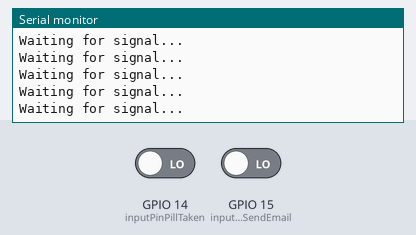
A sketch run on a simulated ESP32. Shown: the last lines printed to the serial monitor. The test bench sets the inputs (shaded band); at power-on: GPIO 15 (inputPinToSendEmail) LOW, GPIO 14 (inputPinPillTaken) LOW. WiFi joins after 1.5 s; servers stay silent unless stated.

Above: at 2.8 s.
2.9 s: GPIO 15 (inputPinToSendEmail) driven HIGH
At 3.7 s:
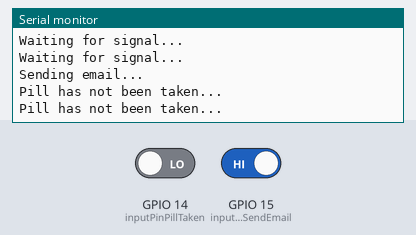
4.4 s: GPIO 14 (inputPinPillTaken) driven HIGH and GPIO 15 (inputPinToSendEmail) driven LOW
7.4 s: GPIO 15 (inputPinToSendEmail) driven HIGH
At 8.9 s:
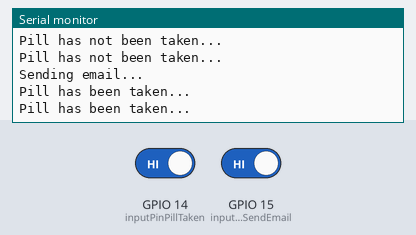

Measured:
- after the input at 2.9 s, the serial monitor: prints a new line at once (image 1)
- after the input at 7.4 s, the serial monitor: prints a new line after 0.51 s (image 2)

The sketch:

ESP32_pillDispenser.ino
```cpp
#include <WiFi.h>
#include <ESP_Mail_Client.h>

#define WIFI_SSID "Meow"
#define WIFI_PASSWORD "Westbajacbajac01!"
#define SMTP_server "smtp.gmail.com"
#define SMTP_Port 465
#define sender_email "carlotest012@gmail.com"
#define sender_password "dkzlekuwgggjuuku"
#define Recipient_email "carlogalacgac98@gmail.com"
#define Recipient_name ""

int inputPinToSendEmail = 15;
int inputPinPillTaken = 14;
SMTPSession smtp;

void setup() {
  Serial.begin(115200);
  pinMode(inputPinToSendEmail, INPUT);
  pinMode(inputPinPillTaken, INPUT);
  Serial.println();
  Serial.print("Connecting...");
  WiFi.begin(WIFI_SSID, WIFI_PASSWORD);

  while (WiFi.status() != WL_CONNECTED) {
    Serial.print(".");
    delay(200);
  }

  Serial.println("");
  Serial.println("WiFi connected.");
  Serial.println("IP address: ");
  Serial.println(WiFi.localIP());
  Serial.println();
}

void sendEmail() {
  smtp.debug(1);
  ESP_Mail_Session session;

  session.server.host_name = SMTP_server;
  session.server.port = SMTP_Port;
  session.login.email = sender_email;
  session.login.password = sender_password;
  session.login.user_domain = "";

  SMTP_Message message;
  message.sender.name = "ESP 32";
  message.sender.email = sender_email;
  message.addRecipient(Recipient_name, Recipient_email);
  String htmlMsg;

  if (digitalRead(inputPinPillTaken) == HIGH) {
    Serial.println("Pill has been taken...");
    message.subject = "[Urgent] Pill has been taken";
    htmlMsg = "<div style=\"color:#000000;\"><h1> ALERT!</h1><p> Mail Generated from ESP32</p><p> Pill has been taken </p></div>";
  } else {
    Serial.println("Pill has not been taken...");
    message.subject = "[Urgent] Pill has not been taken";
    htmlMsg = "<div style=\"color:#000000;\"><h1> ALERT!</h1><p> Mail Generated from ESP32</p><p> Pill has not been taken </p></div>";
  }

  message.html.content = htmlMsg.c_str();
  message.html.content = htmlMsg.c_str();
  message.text.charSet = "us-ascii";
  message.html.transfer_encoding = Content_Transfer_Encoding::enc_7bit;

  /* //Send simple text message

  String textMsg = "How are you doing";
  message.text.content = textMsg.c_str();
  message.text.charSet = "us-ascii";
  message.text.transfer_encoding = Content_Transfer_Encoding::enc_7bit;*/

  if (!smtp.connect(&session)) {
    Serial.println("Error");
    return;
  }

  if (!MailClient.sendMail(&smtp, &message)) {
    Serial.println("Error sending Email, " + smtp.errorReason());
  }
}

void loop() {
  if (digitalRead(inputPinToSendEmail) == HIGH) {
    Serial.println("Sending email...");
    if (digitalRead(inputPinPillTaken) == HIGH) {
      Serial.println("Pill has been taken...");
    } else {
      Serial.println("Pill has not been taken...");
    }
    sendEmail();
    delay(4000);
  } else {
    Serial.println("Waiting for signal...");
  }
}
```
